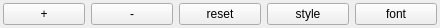
<?xml version="1.0" encoding="UTF-8"?>
<ui version="4.0">
 <class>CSettingsTextMessageStyle</class>
 <widget class="QFrame" name="CSettingsTextMessageStyle">
  <property name="geometry">
   <rect>
    <x>0</x>
    <y>0</y>
    <width>440</width>
    <height>26</height>
   </rect>
  </property>
  <property name="windowTitle">
   <string>Text message style</string>
  </property>
  <layout class="QHBoxLayout" name="hl_SettingsTextMessageStyle">
   <property name="leftMargin">
    <number>3</number>
   </property>
   <property name="topMargin">
    <number>3</number>
   </property>
   <property name="rightMargin">
    <number>3</number>
   </property>
   <property name="bottomMargin">
    <number>3</number>
   </property>
   <item>
    <widget class="QPushButton" name="pb_FontPlus">
     <property name="toolTip">
      <string>font enlarge (plus)</string>
     </property>
     <property name="text">
      <string>+</string>
     </property>
     <property name="icon">
      <iconset resource="../../misc/misc.qrc">
       <normaloff>:/pastel/icons/pastel/16/font-enlarge.png</normaloff>:/pastel/icons/pastel/16/font-enlarge.png</iconset>
     </property>
    </widget>
   </item>
   <item>
    <widget class="QPushButton" name="pb_FontMinus">
     <property name="toolTip">
      <string>font shrink (minus)</string>
     </property>
     <property name="text">
      <string>-</string>
     </property>
     <property name="icon">
      <iconset resource="../../misc/misc.qrc">
       <normaloff>:/pastel/icons/pastel/16/font-shrink.png</normaloff>:/pastel/icons/pastel/16/font-shrink.png</iconset>
     </property>
    </widget>
   </item>
   <item>
    <widget class="QPushButton" name="pb_Reset">
     <property name="text">
      <string>reset</string>
     </property>
    </widget>
   </item>
   <item>
    <widget class="QPushButton" name="pb_Style">
     <property name="text">
      <string>style</string>
     </property>
    </widget>
   </item>
   <item>
    <widget class="QPushButton" name="pb_Font">
     <property name="text">
      <string>font</string>
     </property>
    </widget>
   </item>
  </layout>
 </widget>
 <tabstops>
  <tabstop>pb_FontPlus</tabstop>
  <tabstop>pb_FontMinus</tabstop>
  <tabstop>pb_Reset</tabstop>
  <tabstop>pb_Style</tabstop>
  <tabstop>pb_Font</tabstop>
 </tabstops>
 <resources>
  <include location="../../misc/misc.qrc"/>
 </resources>
 <connections/>
</ui>
